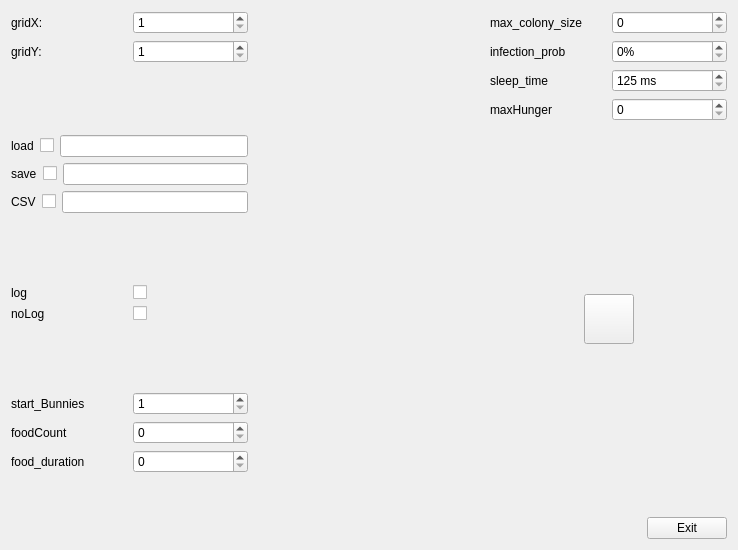
<?xml version="1.0" encoding="UTF-8"?>
<ui version="4.0">
 <class>SettingsWindow</class>
 <widget class="QWidget" name="SettingsWindow">
  <property name="geometry">
   <rect>
    <x>0</x>
    <y>0</y>
    <width>738</width>
    <height>550</height>
   </rect>
  </property>
  <property name="windowTitle">
   <string>SettingsWindow</string>
  </property>
  <layout class="QHBoxLayout" name="horizontalLayout_17">
   <item>
    <layout class="QVBoxLayout" name="verticalLayout_2">
     <item>
      <layout class="QVBoxLayout" name="verticalLayout">
       <item>
        <layout class="QHBoxLayout" name="horizontalLayout">
         <item>
          <widget class="QLabel" name="label">
           <property name="font">
            <font>
             <pointsize>9</pointsize>
            </font>
           </property>
           <property name="text">
            <string>gridX:</string>
           </property>
          </widget>
         </item>
         <item>
          <widget class="QSpinBox" name="boxGridX">
           <property name="minimum">
            <number>1</number>
           </property>
           <property name="maximum">
            <number>2147483647</number>
           </property>
          </widget>
         </item>
        </layout>
       </item>
       <item>
        <layout class="QHBoxLayout" name="horizontalLayout_2">
         <item>
          <widget class="QLabel" name="label_2">
           <property name="font">
            <font>
             <pointsize>9</pointsize>
            </font>
           </property>
           <property name="text">
            <string>gridY:</string>
           </property>
          </widget>
         </item>
         <item>
          <widget class="QSpinBox" name="boxGridY">
           <property name="minimum">
            <number>1</number>
           </property>
           <property name="maximum">
            <number>2147483647</number>
           </property>
          </widget>
         </item>
        </layout>
       </item>
      </layout>
     </item>
     <item>
      <spacer name="verticalSpacer">
       <property name="orientation">
        <enum>Qt::Vertical</enum>
       </property>
       <property name="sizeHint" stdset="0">
        <size>
         <width>20</width>
         <height>28</height>
        </size>
       </property>
      </spacer>
     </item>
     <item>
      <layout class="QHBoxLayout" name="horizontalLayout_4">
       <item>
        <widget class="QLabel" name="label_3">
         <property name="font">
          <font>
           <pointsize>9</pointsize>
          </font>
         </property>
         <property name="text">
          <string>load</string>
         </property>
        </widget>
       </item>
       <item>
        <widget class="QCheckBox" name="checkLoad">
         <property name="text">
          <string/>
         </property>
        </widget>
       </item>
       <item>
        <widget class="QLineEdit" name="boxLoad">
         <property name="toolTip">
          <string>&lt;Return&gt;</string>
         </property>
         <property name="toolTipDuration">
          <number>5</number>
         </property>
        </widget>
       </item>
      </layout>
     </item>
     <item>
      <layout class="QHBoxLayout" name="horizontalLayout_3">
       <item>
        <widget class="QLabel" name="label_4">
         <property name="font">
          <font>
           <pointsize>9</pointsize>
          </font>
         </property>
         <property name="toolTip">
          <string>continuos save</string>
         </property>
         <property name="toolTipDuration">
          <number>2</number>
         </property>
         <property name="text">
          <string>save</string>
         </property>
        </widget>
       </item>
       <item>
        <widget class="QCheckBox" name="checkSave">
         <property name="text">
          <string/>
         </property>
        </widget>
       </item>
       <item>
        <widget class="QLineEdit" name="boxSave">
         <property name="toolTip">
          <string>&lt;Return&gt;</string>
         </property>
         <property name="toolTipDuration">
          <number>5</number>
         </property>
        </widget>
       </item>
      </layout>
     </item>
     <item>
      <layout class="QHBoxLayout" name="horizontalLayout_15">
       <item>
        <widget class="QLabel" name="lbl_text">
         <property name="font">
          <font>
           <pointsize>9</pointsize>
          </font>
         </property>
         <property name="text">
          <string>CSV</string>
         </property>
        </widget>
       </item>
       <item>
        <widget class="QCheckBox" name="checkCsv">
         <property name="text">
          <string/>
         </property>
        </widget>
       </item>
       <item>
        <widget class="QLineEdit" name="boxCsv">
         <property name="toolTip">
          <string>&lt;Return&gt;</string>
         </property>
         <property name="toolTipDuration">
          <number>5</number>
         </property>
        </widget>
       </item>
      </layout>
     </item>
     <item>
      <spacer name="verticalSpacer_2">
       <property name="orientation">
        <enum>Qt::Vertical</enum>
       </property>
       <property name="sizeHint" stdset="0">
        <size>
         <width>20</width>
         <height>17</height>
        </size>
       </property>
      </spacer>
     </item>
     <item>
      <layout class="QVBoxLayout" name="verticalLayout_3">
       <item>
        <layout class="QHBoxLayout" name="horizontalLayout_6">
         <item>
          <widget class="QLabel" name="label_5">
           <property name="font">
            <font>
             <pointsize>9</pointsize>
            </font>
           </property>
           <property name="text">
            <string>log</string>
           </property>
          </widget>
         </item>
         <item>
          <widget class="QCheckBox" name="checkLog">
           <property name="text">
            <string/>
           </property>
          </widget>
         </item>
        </layout>
       </item>
       <item>
        <layout class="QHBoxLayout" name="horizontalLayout_5">
         <item>
          <widget class="QLabel" name="label_6">
           <property name="font">
            <font>
             <pointsize>9</pointsize>
            </font>
           </property>
           <property name="text">
            <string>noLog</string>
           </property>
          </widget>
         </item>
         <item>
          <widget class="QCheckBox" name="checkNoLog">
           <property name="text">
            <string/>
           </property>
          </widget>
         </item>
        </layout>
       </item>
      </layout>
     </item>
     <item>
      <spacer name="verticalSpacer_3">
       <property name="orientation">
        <enum>Qt::Vertical</enum>
       </property>
       <property name="sizeHint" stdset="0">
        <size>
         <width>20</width>
         <height>17</height>
        </size>
       </property>
      </spacer>
     </item>
     <item>
      <layout class="QVBoxLayout" name="verticalLayout_4">
       <item>
        <layout class="QHBoxLayout" name="horizontalLayout_10">
         <item>
          <widget class="QLabel" name="label_10">
           <property name="font">
            <font>
             <pointsize>9</pointsize>
            </font>
           </property>
           <property name="text">
            <string>start_Bunnies</string>
           </property>
          </widget>
         </item>
         <item>
          <widget class="QSpinBox" name="boxStartBunnies">
           <property name="minimum">
            <number>1</number>
           </property>
           <property name="maximum">
            <number>2147483647</number>
           </property>
          </widget>
         </item>
        </layout>
       </item>
       <item>
        <layout class="QHBoxLayout" name="horizontalLayout_7">
         <item>
          <widget class="QLabel" name="label_7">
           <property name="font">
            <font>
             <pointsize>9</pointsize>
            </font>
           </property>
           <property name="text">
            <string>foodCount</string>
           </property>
          </widget>
         </item>
         <item>
          <widget class="QSpinBox" name="boxFoodCount">
           <property name="maximum">
            <number>2147483647</number>
           </property>
          </widget>
         </item>
        </layout>
       </item>
       <item>
        <layout class="QHBoxLayout" name="horizontalLayout_12">
         <item>
          <widget class="QLabel" name="label_12">
           <property name="font">
            <font>
             <pointsize>9</pointsize>
            </font>
           </property>
           <property name="text">
            <string>food_duration</string>
           </property>
          </widget>
         </item>
         <item>
          <widget class="QSpinBox" name="boxFoodDuration">
           <property name="maximum">
            <number>2147483647</number>
           </property>
          </widget>
         </item>
        </layout>
       </item>
      </layout>
     </item>
     <item>
      <spacer name="verticalSpacer_5">
       <property name="orientation">
        <enum>Qt::Vertical</enum>
       </property>
       <property name="sizeHint" stdset="0">
        <size>
         <width>20</width>
         <height>40</height>
        </size>
       </property>
      </spacer>
     </item>
    </layout>
   </item>
   <item>
    <spacer name="horizontalSpacer">
     <property name="orientation">
      <enum>Qt::Horizontal</enum>
     </property>
     <property name="sizeHint" stdset="0">
      <size>
       <width>141</width>
       <height>20</height>
      </size>
     </property>
    </spacer>
   </item>
   <item>
    <layout class="QVBoxLayout" name="verticalLayout_6">
     <item>
      <layout class="QVBoxLayout" name="verticalLayout_5">
       <item>
        <layout class="QHBoxLayout" name="horizontalLayout_8">
         <item>
          <widget class="QLabel" name="label_8">
           <property name="font">
            <font>
             <pointsize>9</pointsize>
            </font>
           </property>
           <property name="text">
            <string>max_colony_size</string>
           </property>
          </widget>
         </item>
         <item>
          <widget class="QSpinBox" name="boxMaxColonySize">
           <property name="maximum">
            <number>2147483647</number>
           </property>
          </widget>
         </item>
        </layout>
       </item>
       <item>
        <layout class="QHBoxLayout" name="horizontalLayout_9">
         <item>
          <widget class="QLabel" name="label_9">
           <property name="font">
            <font>
             <pointsize>9</pointsize>
            </font>
           </property>
           <property name="text">
            <string>infection_prob</string>
           </property>
          </widget>
         </item>
         <item>
          <widget class="QSpinBox" name="boxInfectionProb">
           <property name="suffix">
            <string>%</string>
           </property>
           <property name="prefix">
            <string/>
           </property>
           <property name="maximum">
            <number>100</number>
           </property>
          </widget>
         </item>
        </layout>
       </item>
       <item>
        <layout class="QHBoxLayout" name="horizontalLayout_11">
         <item>
          <widget class="QLabel" name="label_11">
           <property name="font">
            <font>
             <pointsize>9</pointsize>
            </font>
           </property>
           <property name="text">
            <string>sleep_time</string>
           </property>
          </widget>
         </item>
         <item>
          <widget class="QSpinBox" name="boxSleepTime">
           <property name="suffix">
            <string> ms</string>
           </property>
           <property name="minimum">
            <number>125</number>
           </property>
           <property name="maximum">
            <number>2147483647</number>
           </property>
          </widget>
         </item>
        </layout>
       </item>
       <item>
        <layout class="QHBoxLayout" name="horizontalLayout_13">
         <item>
          <widget class="QLabel" name="label_13">
           <property name="font">
            <font>
             <pointsize>9</pointsize>
            </font>
           </property>
           <property name="text">
            <string>maxHunger</string>
           </property>
          </widget>
         </item>
         <item>
          <widget class="QSpinBox" name="boxMaxHunger">
           <property name="maximum">
            <number>2147483647</number>
           </property>
          </widget>
         </item>
        </layout>
       </item>
      </layout>
     </item>
     <item>
      <spacer name="verticalSpacer_6">
       <property name="orientation">
        <enum>Qt::Vertical</enum>
       </property>
       <property name="sizeHint" stdset="0">
        <size>
         <width>20</width>
         <height>17</height>
        </size>
       </property>
      </spacer>
     </item>
     <item>
      <layout class="QHBoxLayout" name="horizontalLayout_16">
       <item>
        <spacer name="horizontalSpacer_3">
         <property name="orientation">
          <enum>Qt::Horizontal</enum>
         </property>
         <property name="sizeHint" stdset="0">
          <size>
           <width>40</width>
           <height>20</height>
          </size>
         </property>
        </spacer>
       </item>
       <item>
        <widget class="QPushButton" name="btnDonate">
         <property name="sizePolicy">
          <sizepolicy hsizetype="Fixed" vsizetype="Fixed">
           <horstretch>0</horstretch>
           <verstretch>0</verstretch>
          </sizepolicy>
         </property>
         <property name="minimumSize">
          <size>
           <width>50</width>
           <height>50</height>
          </size>
         </property>
         <property name="maximumSize">
          <size>
           <width>50</width>
           <height>50</height>
          </size>
         </property>
         <property name="text">
          <string/>
         </property>
         <property name="icon">
          <iconset>
           <normaloff>Resources/Paypal.png</normaloff>Resources/Paypal.png</iconset>
         </property>
         <property name="iconSize">
          <size>
           <width>50</width>
           <height>50</height>
          </size>
         </property>
        </widget>
       </item>
       <item>
        <spacer name="horizontalSpacer_4">
         <property name="orientation">
          <enum>Qt::Horizontal</enum>
         </property>
         <property name="sizeHint" stdset="0">
          <size>
           <width>40</width>
           <height>20</height>
          </size>
         </property>
        </spacer>
       </item>
      </layout>
     </item>
     <item>
      <spacer name="verticalSpacer_4">
       <property name="orientation">
        <enum>Qt::Vertical</enum>
       </property>
       <property name="sizeHint" stdset="0">
        <size>
         <width>20</width>
         <height>158</height>
        </size>
       </property>
      </spacer>
     </item>
     <item>
      <layout class="QHBoxLayout" name="horizontalLayout_14">
       <item>
        <spacer name="horizontalSpacer_2">
         <property name="sizePolicy">
          <sizepolicy hsizetype="Minimum" vsizetype="Minimum">
           <horstretch>0</horstretch>
           <verstretch>0</verstretch>
          </sizepolicy>
         </property>
         <property name="orientation">
          <enum>Qt::Horizontal</enum>
         </property>
         <property name="sizeHint" stdset="0">
          <size>
           <width>40</width>
           <height>20</height>
          </size>
         </property>
        </spacer>
       </item>
       <item>
        <widget class="QPushButton" name="btnExit">
         <property name="sizePolicy">
          <sizepolicy hsizetype="Minimum" vsizetype="Minimum">
           <horstretch>0</horstretch>
           <verstretch>0</verstretch>
          </sizepolicy>
         </property>
         <property name="text">
          <string>Exit</string>
         </property>
        </widget>
       </item>
      </layout>
     </item>
    </layout>
   </item>
  </layout>
 </widget>
 <layoutdefault spacing="6" margin="11"/>
 <tabstops>
  <tabstop>boxGridX</tabstop>
  <tabstop>boxGridY</tabstop>
  <tabstop>checkLoad</tabstop>
  <tabstop>boxLoad</tabstop>
  <tabstop>checkSave</tabstop>
  <tabstop>boxSave</tabstop>
  <tabstop>checkLog</tabstop>
  <tabstop>checkNoLog</tabstop>
  <tabstop>boxFoodCount</tabstop>
  <tabstop>boxMaxColonySize</tabstop>
  <tabstop>boxInfectionProb</tabstop>
  <tabstop>boxStartBunnies</tabstop>
  <tabstop>boxSleepTime</tabstop>
  <tabstop>boxFoodDuration</tabstop>
  <tabstop>boxMaxHunger</tabstop>
  <tabstop>btnExit</tabstop>
 </tabstops>
 <resources/>
 <connections/>
</ui>
